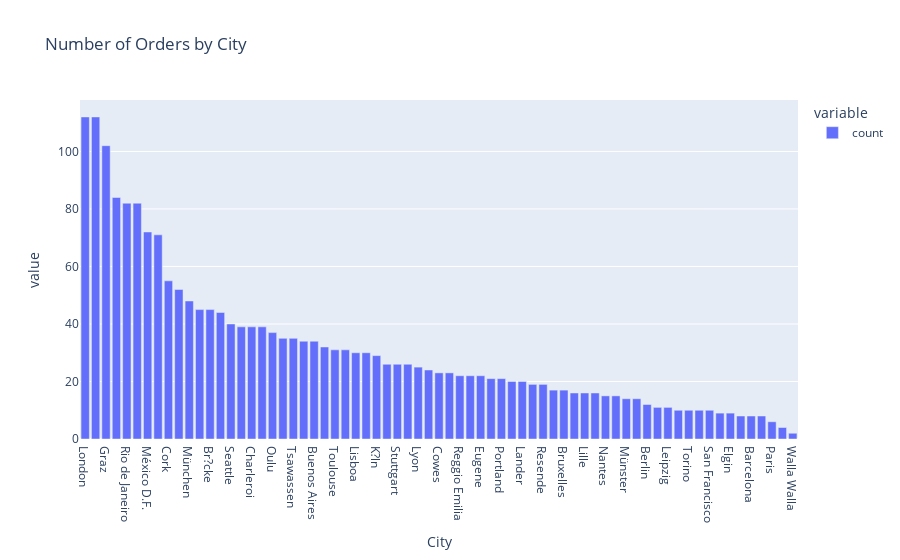

The cell this chart's notebook holds for it:
### Code cell
px.bar(data_frame=df['City'].value_counts(), title='Number of Orders by City')

### Figure 1 — Plotly figure (JSON) as saved in the notebook; plotly's stock layout.template omitted (floating-point values rounded to 4 significant figures)
{"data": [{"hovertemplate": "variable=count<br>City=%{x}<br>value=%{y}<extra></extra>", "legendgroup": "count", "marker": {"color": "#636efa", "pattern": {"shape": ""}}, "name": "count", "orientation": "v", "showlegend": true, "textposition": "auto", "type": "bar", "x": ["London", "Boise", "Graz", "Cunewalde", "Rio de Janeiro", "Sao Paulo", "México D.F.", "Albuquerque", "Cork", "Lule?", "München", "San Crist?bal", "Br?cke", "Marseille", "Seattle", "Frankfurt a.M.", "Charleroi", "Brandenburg", "Oulu", "I. de Margarita", "Tsawassen", "Barquisimeto", "Buenos Aires", "Montréal", "Toulouse", "?rhus", "Lisboa", "Genève", "K?ln", "Sevilla", "Stuttgart", "Strasbourg", "Lyon", "Anchorage", "Cowes", "Salzburg", "Reggio Emilia", "Bern", "Eugene", "Bergamo", "Portland", "Madrid", "Lander", "Campinas", "Resende", "Helsinki", "Bruxelles", "Warszawa", "Lille", "Stavern", "Nantes", "Kobenhavn", "Münster", "Mannheim", "Berlin", "Versailles", "Leipzig", "Reims", "Torino", "Aachen", "San Francisco", "Kirkland", "Elgin", "Butte", "Barcelona", "Vancouver", "Paris", "Caracas", "Walla Walla"], "xaxis": "x", "y": [112, 112, 102, 84, 82, 82, 72, 71, 55, 52, 48, 45, 45, 44, 40, 39, 39, 39, 37, 35, 35, 34, 34, 32, 31, 31, 30, 30, 29, 26, 26, 26, 25, 24, 23, 23, 22, 22, 22, 21, 21, 20, 20, 19, 19, 17, 17, 16, 16, 16, 15, 15, 14, 14, 12, 11, 11, 10, 10, 10, 10, 9, 9, 8, 8, 8, 6, 4, 2], "yaxis": "y"}], "layout": {"barmode": "relative", "legend": {"title": {"text": "variable"}, "tracegroupgap": 0}, "title": {"text": "Number of Orders by City"}, "xaxis": {"anchor": "y", "domain": [0, 1], "title": {"text": "City"}}, "yaxis": {"anchor": "x", "domain": [0, 1], "title": {"text": "value"}}}}
